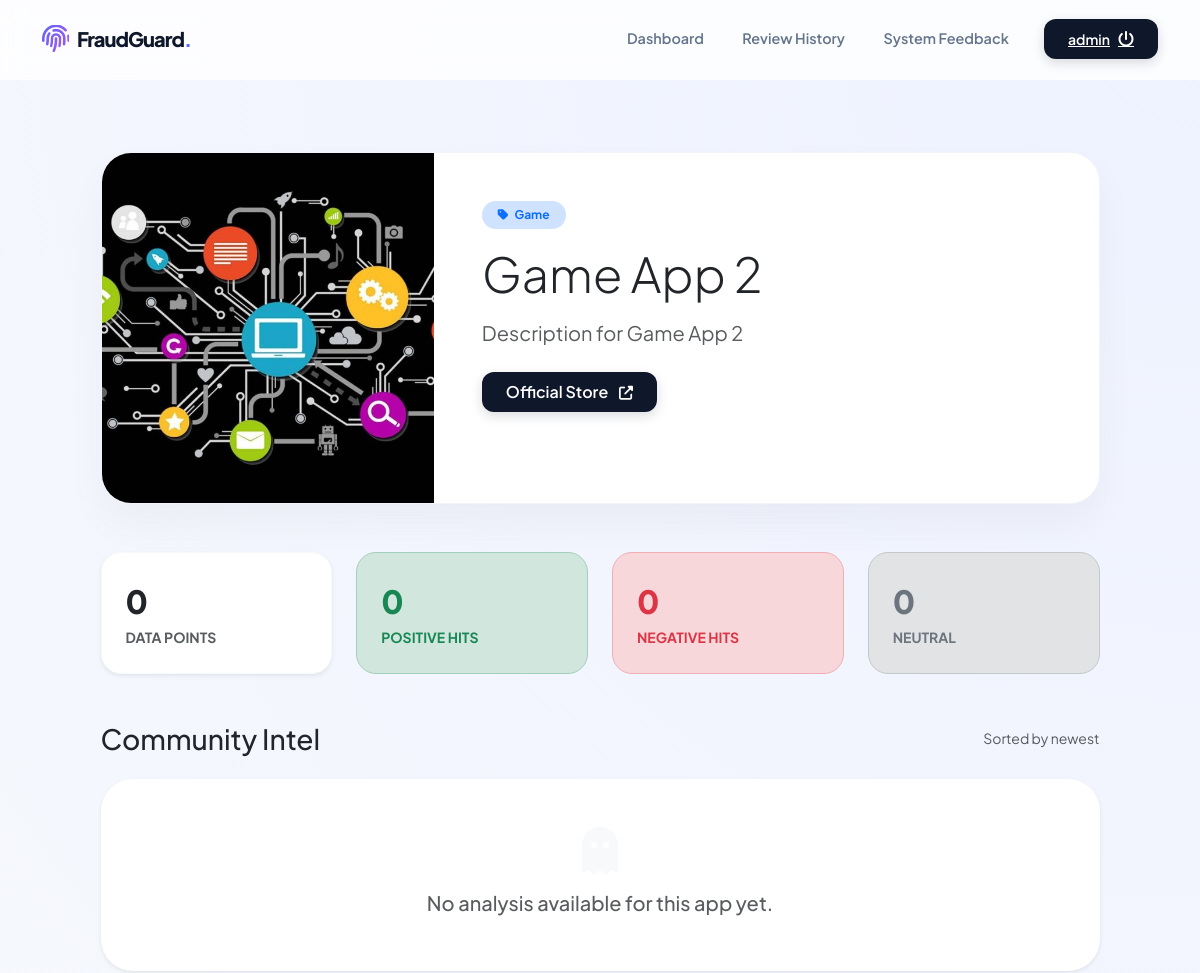
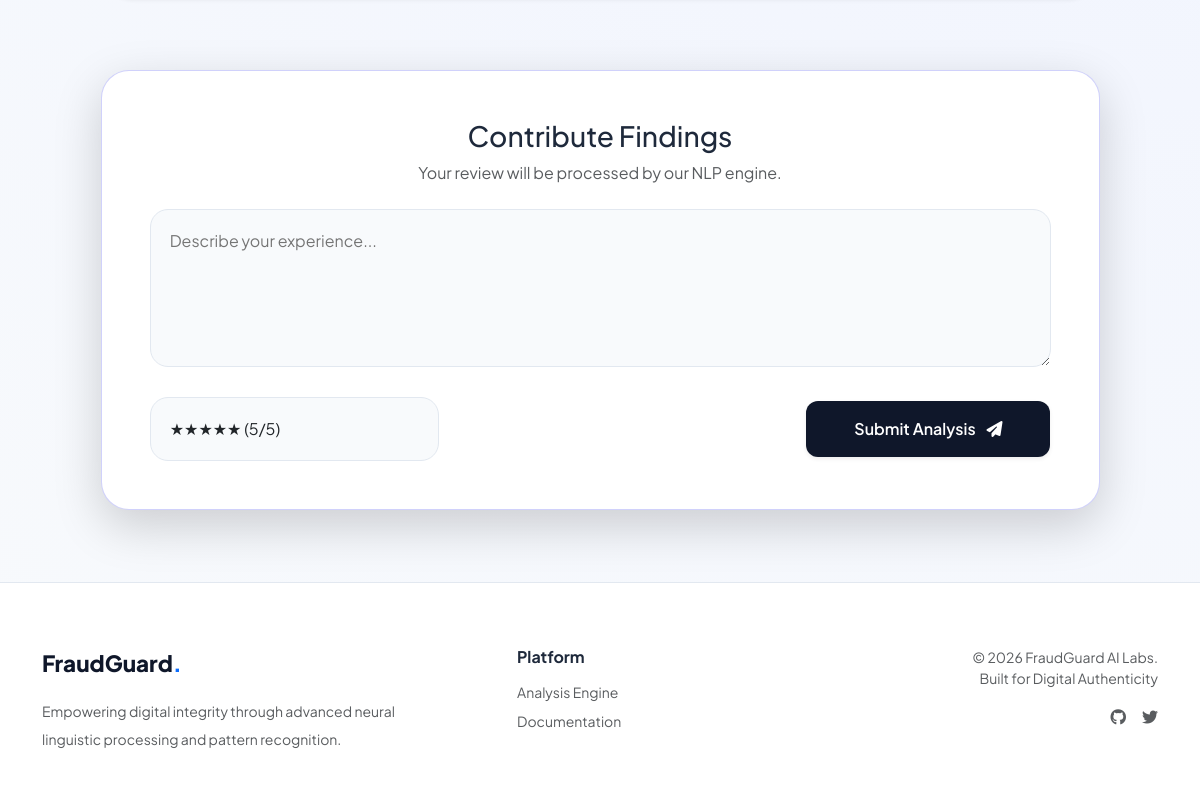
/app/3/ (signed in), run on the app's committed database (2 pictures, top to bottom).
### myapp/models.py (models this page shows, shortened)
class Application(models.Model):
    name = models.CharField(max_length=200)
    link = models.URLField(blank=True, null=True)           # Play Store link
    description = models.TextField()
    image = models.ImageField(upload_to='apps/', blank=True, null=True)
    category = models.ForeignKey(Category, on_delete=models.SET_NULL, null=True)
    is_fraud = models.BooleanField(default=False)
    fraud_reason = models.TextField(blank=True, null=True)
    added_on = models.DateTimeField(auto_now_add=True)

class Category(models.Model):
    name = models.CharField(max_length=100)

### myapp/views.py (the view)
# urls.py: path('app/<int:app_id>/', views.app_detail, name='app_detail'),
@login_required
def app_detail(request, app_id):
    app = get_object_or_404(Application, id=app_id)
    reviews = Review.objects.filter(application=app).order_by('-created_at')
    total = reviews.count()
    positive = reviews.filter(sentiment_score__gte=0.2).count()
    negative = reviews.filter(sentiment_score__lte=-0.2).count()
    neutral = total - positive - negative
    context = {
        'app': app,
        'reviews': reviews,
        'total_reviews': total,
        'positive': positive,
        'negative': negative,
        'neutral': neutral,
    }
    return render(request, 'app_detail.html', context)

### templates/app_detail.html (shortened to what this page needs)
{% extends 'base.html' %}
{% block content %}
<div class="container py-4">
    <div class="row justify-content-center">
        <div class="col-xl-11">
            <div class="app-profile-card mb-5">
                <div class="row g-0">
                    <div class="col-lg-4 app-visual-container">
                        {% if app.image %}
                            <img src="{{ app.image.url }}" class="w-100 h-100" style="object-fit: cover;" alt="{{ app.name }}">
                        {% else %}
                            <div class="text-center">
                                <i class="fas fa-layer-group fa-5x text-primary opacity-20 mb-3 d-block"></i>
                                <span class="text-muted fw-bold">No Image Provided</span>
                            </div>
                        {% endif %}
                    </div>
                    <div class="col-lg-8 p-4 p-md-5">
                        <div class="d-flex flex-wrap justify-content-between align-items-center mb-3">
                            <span class="badge bg-primary-subtle text-primary px-3 py-2 rounded-pill fw-bold small">
                                <i class="fas fa-tag me-1"></i> {{ app.category.name|default:"General" }}
                            </span>
                        </div>
                        <h1 class="display-5 fw-800 text-dark mb-3">{{ app.name }}</h1>
                        <p class="text-muted fs-5 mb-4 lh-base">{{ app.description }}</p>
                        <div class="d-flex gap-3">
                            {% if app.link %}
                                <a href="{{ app.link }}" target="_blank" class="btn-modern px-4 py-2 text-decoration-none">
                                    Official Store <i class="fas fa-external-link-alt ms-2 small"></i>
                                </a>
                            {% endif %}
                        </div>
                    </div>
                </div>
            </div>
            <div class="row g-4 mb-5">
                <div class="col-6 col-md-3">
                    <div class="stat-box bg-white shadow-sm border-light">
                        <span class="stat-value text-dark">{{ total_reviews }}</span>
                        <span class="text-muted small fw-bold text-uppercase">Data Points</span>
                    </div>
                </div>
                <div class="col-6 col-md-3">
                    <div class="stat-box bg-success-subtle border-success-subtle">
                        <span class="stat-value text-success">{{ positive }}</span>
                        <span class="text-success small fw-bold text-uppercase">Positive Hits</span>
                    </div>
                </div>
                <div class="col-6 col-md-3">
                    <div class="stat-box bg-danger-subtle border-danger-subtle">
                        <span class="stat-value text-danger">{{ negative }}</span>
                        <span class="text-danger small fw-bold text-uppercase">Negative Hits</span>
                    </div>
                </div>
                <div class="col-6 col-md-3">
                    <div class="stat-box bg-secondary-subtle border-secondary-subtle">
                        <span class="stat-value text-secondary">{{ neutral }}</span>
                        <span class="text-secondary small fw-bold text-uppercase">Neutral</span>
                    </div>
                </div>
            </div>
            <div class="d-flex justify-content-between align-items-center mb-4">
                <h3 class="fw-800 text-dark mb-0">Community Intel</h3>
                <span class="text-muted small">Sorted by newest</span>
            </div>
            {% if reviews %}
                <div class="row g-4">
                    {% for review in reviews %}
                    <div class="col-lg-6">
                        <div class="review-bubble p-4 h-100 {% if review.is_fake %}fake-flag{% endif %}">
                            <div class="d-flex justify-content-between mb-3">
                                <div class="d-flex align-items-center">
                                    <div class="user-avatar me-3">
                                        {{ review.user.username|slice:":1"|upper }}
                                    </div>
                                    <div>
                                        <h6 class="fw-800 mb-0">{{ review.user.get_full_name|default:review.user.username }}</h6>
                                        <span class="text-muted" style="font-size: 0.7rem;">{{ review.created_at|date:"M d, Y" }}</span>
                                    </div>
                                </div>
                                <div class="text-end">
                                    <div class="badge {% if review.sentiment == 'Positive' %}bg-success{% elif review.sentiment == 'Negative' %}bg-danger{% else %}bg-warning text-dark{% endif %} px-3 py-2 rounded-3">
                                        {{ review.sentiment }}
                                    </div>
                                    <div class="text-muted mt-1" style="font-size: 0.65rem;">Score: {{ review.sentiment_score|floatformat:2 }}</div>
                                </div>
                            </div>
                            <div class="mb-3">
                                {% for i in "12345" %}
                                    <i class="fas fa-star {% if forloop.counter <= review.rating %}text-warning{% else %}text-light{% endif %} small"></i>
                                {% endfor %}
                            </div>
                            <p class="text-dark small lh-base">"{{ review.text }}"</p>
                            {% if review.admin_note %}
                                <div class="mt-3 pt-3 border-top border-danger-subtle">
                                    <p class="mb-0 text-danger" style="font-size: 0.75rem;"><strong>Admin:</strong> {{ review.admin_note }}</p>
                                </div>
                            {% endif %}
                        </div>
                    </div>
                    {% endfor %}
                </div>
            {% else %}
                <div class="text-center py-5 bg-white rounded-5 shadow-sm">
                    <i class="fas fa-ghost fa-3x text-light mb-3"></i>
                    <h5 class="text-muted">No analysis available for this app yet.</h5>
                </div>
            {% endif %}
            <div class="mt-5 pt-4">
                {% if user.is_authenticated %}
                    <div class="write-review-card shadow-lg p-4 p-md-5">
                        <div class="text-center mb-4">
                            <h3 class="fw-800">Contribute Findings</h3>
                            <p class="text-muted">Your review will be processed by our NLP engine.</p>
                        </div>
                        <form method="POST" action="{% url 'post_review' app.id %}">
                            <div class="mb-4">
                                <textarea name="review_text" class="form-control-modern w-100" rows="5" placeholder="Describe your experience..." required></textarea>
                            </div>
                            <div class="row g-3 align-items-center">
                                <div class="col-md-4">
                                    <select name="rating" class="form-control-modern form-select">
                                        <option value="5">★★★★★ (5/5)</option>
                                    </select>
                                </div>
                                <div class="col-md-8 text-md-end">
                                    <button type="submit" class="btn-modern px-5 py-3 shadow-sm">
                                        Submit Analysis <i class="fas fa-paper-plane ms-2"></i>
                                    </button>
                                </div>
                            </div>
                        </form>
                    </div>
                {% else %}
                    <div class="text-center p-5 glass-card">
                        <p class="text-muted mb-3">Interested in contributing to this analysis?</p>
                        <a href="{% url 'login' %}" class="btn-modern text-decoration-none px-4 py-2 d-inline-block">Sign In to Review</a>
                    </div>
                {% endif %}
            </div>
        </div>
    </div>
</div>
{% endblock %}

### templates/base.html (shortened to what this page needs)
<!DOCTYPE html>
{% load static %}
<html lang="en">
<head>
    <link href="https://cdn.jsdelivr.net/npm/bootstrap@5.3.3/dist/css/bootstrap.min.css" rel="stylesheet">
    <link href="https://cdnjs.cloudflare.com/ajax/libs/font-awesome/6.5.2/css/all.min.css" rel="stylesheet">
</head>
<body>
    <nav class="navbar navbar-expand-lg sticky-top">
        <div class="container">
            <a class="navbar-brand d-flex align-items-center" href="{% url 'dashboard' %}">
                <i class="fas fa-fingerprint me-2 fs-3"></i>
                <span>FraudGuard<span style="color:var(--accent)">.</span></span>
            </a>
            <div class="collapse navbar-collapse" id="navbarNav">
                <ul class="navbar-nav ms-auto align-items-center">
                    {% if user.is_authenticated %}
                        <li class="nav-item"><a class="nav-link {% if request.resolver_match.url_name == 'dashboard' %}active{% endif %}" href="{% url 'dashboard' %}">Dashboard</a></li>
                        <li class="nav-item"><a class="nav-link {% if request.resolver_match.url_name == 'my_reviews' %}active{% endif %}" href="{% url 'my_reviews' %}">Review History</a></li>
                        <li class="nav-item"><a class="nav-link {% if request.resolver_match.url_name == 'submit_feedback' %}active{% endif %}" href="{% url 'submit_feedback' %}">System Feedback</a></li>
                        <li class="nav-item ms-lg-3">
                            <a class="btn-modern d-inline-flex align-items-center" href="{% url 'logout' %}">
                                <span class="me-2 text-white small">{{ user.username }}</span>
                                <i class="fas fa-power-off"></i>
                            </a>
                        </li>
                    {% else %}
                        <li class="nav-item"><a class="nav-link" href="{% url 'login' %}">Sign In</a></li>
                        <li class="nav-item ms-lg-2"><a class="btn-modern" href="{% url 'register' %}">Get Started</a></li>
                    {% endif %}
                </ul>
            </div>
        </div>
    </nav>
    <main class="flex-grow-1 py-5">
        <div class="container">
            {% block content %}{% endblock %}
        </div>
    </main>
    <footer>
        <div class="container">
            <div class="row g-4 justify-content-between">
                <div class="col-lg-4">
                    <div class="footer-logo mb-3">FraudGuard<span class="text-primary">.</span></div>
                    <p class="text-muted small lh-lg">Empowering digital integrity through advanced neural linguistic processing and pattern recognition.</p>
                </div>
                <div class="col-lg-2">
                    <h6 class="fw-bold mb-3">Platform</h6>
                    <ul class="list-unstyled small">
                        <li class="mb-2"><a href="#" class="text-decoration-none text-muted">Analysis Engine</a></li>
                        <li class="mb-2"><a href="#" class="text-decoration-none text-muted">Documentation</a></li>
                    </ul>
                </div>
                <div class="col-lg-4 text-lg-end">
                    <p class="small text-muted mb-0">&copy; 2026 FraudGuard AI Labs.</p>
                    <p class="small text-muted">Built for Digital Authenticity</p>
                    <div class="d-flex justify-content-lg-end gap-3 mt-3">
                        <a href="#" class="text-muted"><i class="fab fa-github"></i></a>
                        <a href="#" class="text-muted"><i class="fab fa-twitter"></i></a>
                    </div>
                </div>
            </div>
        </div>
    </footer>
</body>
</html>

### templates/base.html (style rules this page uses)
:root { --glass-bg: rgba(255, 255, 255, 0.7); --glass-border: rgba(255, 255, 255, 0.3); --accent: #6366f1; --accent-glow: rgba(99, 102, 241, 0.3); --dark-surface: #0f172a; --text-main: #1e293b; }
body { font-family: 'Plus Jakarta Sans', sans-serif; background: radial-gradient(circle at top right, #eef2ff, #f8fafc); color: var(--text-main); min-height: 100vh; display: flex; flex-direction: column; overflow-x: hidden; }
.navbar { background: rgba(255, 255, 255, 0.8) !important; backdrop-filter: blur(12px); -webkit-backdrop-filter: blur(12px); border-bottom: 1px solid var(--glass-border); padding: 1.2rem 0; }
.navbar-brand { font-weight: 800; letter-spacing: -1px; color: var(--dark-surface) !important; }
.navbar-brand i { background: linear-gradient(135deg, #6366f1, #a855f7); -webkit-background-clip: text; -webkit-text-fill-color: transparent; }
.nav-link { font-size: 0.9rem; font-weight: 600; color: #64748b !important; padding: 0.5rem 1.2rem !important; transition: all 0.3s cubic-bezier(0.4, 0, 0.2, 1); }
.btn-modern { background: var(--dark-surface); color: white; border-radius: 12px; padding: 0.6rem 1.5rem; font-weight: 600; border: none; transition: all 0.3s; box-shadow: 0 4px 12px rgba(15, 23, 42, 0.15); }
footer { background: white; border-top: 1px solid #e2e8f0; padding: 4rem 0 2rem; }
.footer-logo { font-weight: 800; color: var(--dark-surface); font-size: 1.4rem; }

### templates/app_detail.html (style rules this page uses)
.app-profile-card { background: white; border-radius: 30px; border: 1px solid #f1f5f9; overflow: hidden; box-shadow: 0 20px 40px rgba(0,0,0,0.04); }
.app-visual-container { min-height: 350px; background: #f8fafc; display: flex; align-items: center; justify-content: center; }
.stat-box { padding: 1.5rem; border-radius: 20px; transition: transform 0.3s ease; border: 1px solid transparent; }
.stat-value { font-size: 2rem; font-weight: 800; display: block; }
.write-review-card { border-radius: 28px; background: white; border: 1px solid var(--accent-glow); }
.form-control-modern { border: 1.5px solid #e2e8f0; border-radius: 18px; padding: 1.2rem; background: #f8fafc; transition: all 0.3s; }

### data on the page
Application: image (picture), category.name "Game", name "Game App 2", description "Description for Game App 2"

### other printed values
{{ user.username }} "admin"
{{ total_reviews }} "0"
{{ positive }} "0"
{{ negative }} "0"
{{ neutral }} "0"
